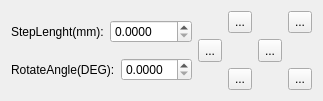
<?xml version="1.0" encoding="UTF-8"?>
<ui version="4.0">
 <class>CMoveBtnsWidgetClass</class>
 <widget class="QWidget" name="CMoveBtnsWidgetClass">
  <property name="geometry">
   <rect>
    <x>0</x>
    <y>0</y>
    <width>316</width>
    <height>101</height>
   </rect>
  </property>
  <property name="windowTitle">
   <string>CMoveBtnsWidget</string>
  </property>
  <layout class="QHBoxLayout" name="horizontalLayout_3">
   <item>
    <layout class="QVBoxLayout" name="verticalLayout">
     <item>
      <layout class="QHBoxLayout" name="horizontalLayout">
       <item>
        <widget class="QLabel" name="label_stepLength">
         <property name="text">
          <string>StepLenght(mm):</string>
         </property>
        </widget>
       </item>
       <item>
        <widget class="QDoubleSpinBox" name="doubleSpinBox_stepLength">
         <property name="decimals">
          <number>4</number>
         </property>
        </widget>
       </item>
      </layout>
     </item>
     <item>
      <layout class="QHBoxLayout" name="horizontalLayout_2">
       <item>
        <widget class="QLabel" name="label__rotateAngle">
         <property name="text">
          <string>RotateAngle(DEG):</string>
         </property>
        </widget>
       </item>
       <item>
        <widget class="QDoubleSpinBox" name="doubleSpinBox_rotateAngle">
         <property name="decimals">
          <number>4</number>
         </property>
        </widget>
       </item>
      </layout>
     </item>
    </layout>
   </item>
   <item>
    <layout class="QGridLayout" name="gridLayout">
     <item row="0" column="1">
      <widget class="QToolButton" name="toolButton_UP">
       <property name="sizePolicy">
        <sizepolicy hsizetype="Expanding" vsizetype="Expanding">
         <horstretch>0</horstretch>
         <verstretch>0</verstretch>
        </sizepolicy>
       </property>
       <property name="text">
        <string>...</string>
       </property>
       <property name="icon">
        <iconset theme="QIcon::ThemeIcon::GoUp"/>
       </property>
      </widget>
     </item>
     <item row="0" column="3">
      <widget class="QToolButton" name="toolButton_CW">
       <property name="sizePolicy">
        <sizepolicy hsizetype="Expanding" vsizetype="Expanding">
         <horstretch>0</horstretch>
         <verstretch>0</verstretch>
        </sizepolicy>
       </property>
       <property name="text">
        <string>...</string>
       </property>
       <property name="icon">
        <iconset theme="QIcon::ThemeIcon::ViewRefresh"/>
       </property>
      </widget>
     </item>
     <item row="1" column="0">
      <widget class="QToolButton" name="toolButton_LEFT">
       <property name="sizePolicy">
        <sizepolicy hsizetype="Expanding" vsizetype="Expanding">
         <horstretch>0</horstretch>
         <verstretch>0</verstretch>
        </sizepolicy>
       </property>
       <property name="text">
        <string>...</string>
       </property>
       <property name="icon">
        <iconset theme="QIcon::ThemeIcon::GoPrevious"/>
       </property>
      </widget>
     </item>
     <item row="1" column="2">
      <widget class="QToolButton" name="toolButton_RIGHT">
       <property name="sizePolicy">
        <sizepolicy hsizetype="Expanding" vsizetype="Expanding">
         <horstretch>0</horstretch>
         <verstretch>0</verstretch>
        </sizepolicy>
       </property>
       <property name="text">
        <string>...</string>
       </property>
       <property name="icon">
        <iconset theme="QIcon::ThemeIcon::GoNext"/>
       </property>
      </widget>
     </item>
     <item row="2" column="1">
      <widget class="QToolButton" name="toolButton_DOWN">
       <property name="sizePolicy">
        <sizepolicy hsizetype="Expanding" vsizetype="Expanding">
         <horstretch>0</horstretch>
         <verstretch>0</verstretch>
        </sizepolicy>
       </property>
       <property name="text">
        <string>...</string>
       </property>
       <property name="icon">
        <iconset theme="QIcon::ThemeIcon::GoDown"/>
       </property>
      </widget>
     </item>
     <item row="2" column="3">
      <widget class="QToolButton" name="toolButton_CCW">
       <property name="sizePolicy">
        <sizepolicy hsizetype="Expanding" vsizetype="Expanding">
         <horstretch>0</horstretch>
         <verstretch>0</verstretch>
        </sizepolicy>
       </property>
       <property name="text">
        <string>...</string>
       </property>
       <property name="icon">
        <iconset theme="QIcon::ThemeIcon::ViewRestore"/>
       </property>
      </widget>
     </item>
    </layout>
   </item>
  </layout>
 </widget>
 <layoutdefault spacing="6" margin="11"/>
 <resources/>
 <connections/>
</ui>
